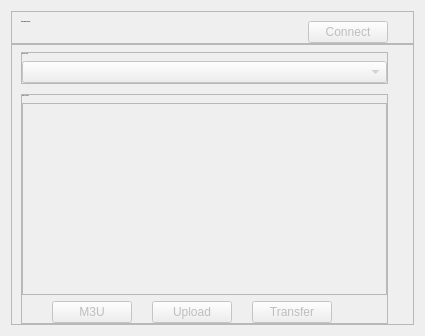
               <widget class="QWidget" name="page_spotify">
                <layout class="QVBoxLayout" name="verticalLayout_28">
                 <property name="spacing">
                  <number>0</number>
                 </property>
                 <item alignment="Qt::AlignTop">
                  <widget class="QFrame" name="frame_spotify_title">
                   <property name="frameShape">
                    <enum>QFrame::StyledPanel</enum>
                   </property>
                   <property name="frameShadow">
                    <enum>QFrame::Raised</enum>
                   </property>
                   <layout class="QHBoxLayout" name="horizontalLayout_19">
                    <property name="topMargin">
                     <number>9</number>
                    </property>
                    <property name="rightMargin">
                     <number>25</number>
                    </property>
                    <property name="bottomMargin">
                     <number>0</number>
                    </property>
                    <item alignment="Qt::AlignLeft|Qt::AlignTop">
                     <widget class="QLabel" name="lbl_spotify_title">
                      <property name="font">
                       <font>
                        <pointsize>-1</pointsize>
                        <weight>75</weight>
                        <bold>true</bold>
                       </font>
                      </property>
                      <property name="text">
                       <string>Your Spotify Library</string>
                      </property>
                     </widget>
                    </item>
                    <item alignment="Qt::AlignRight|Qt::AlignTop">
                     <widget class="QPushButton" name="btn_spotify_connect">
                      <property name="enabled">
                       <bool>false</bool>
                      </property>
                      <property name="cursor">
                       <cursorShape>PointingHandCursor</cursorShape>
                      </property>
                      <property name="text">
                       <string>Connect</string>
                      </property>
                      <property name="icon">
                       <iconset resource="resources.qrc">
                        <normaloff>:/light/icons/light/server-square-cloud-svgrepo-com.svg</normaloff>:/light/icons/light/server-square-cloud-svgrepo-com.svg</iconset>
                      </property>
                      <property name="iconSize">
                       <size>
                        <width>24</width>
                        <height>24</height>
                       </size>
                      </property>
                     </widget>
                    </item>
                   </layout>
                  </widget>
                 </item>
                 <item>
                  <widget class="QFrame" name="frame_spotify_body">
                   <property name="frameShape">
                    <enum>QFrame::StyledPanel</enum>
                   </property>
                   <property name="frameShadow">
                    <enum>QFrame::Raised</enum>
                   </property>
                   <layout class="QVBoxLayout" name="verticalLayout_31">
                    <property name="spacing">
                     <number>10</number>
                    </property>
                    <property name="topMargin">
                     <number>7</number>
                    </property>
                    <property name="rightMargin">
                     <number>25</number>
                    </property>
                    <property name="bottomMargin">
                     <number>0</number>
                    </property>
                    <item>
                     <widget class="QFrame" name="frame_12">
                      <property name="frameShape">
                       <enum>QFrame::StyledPanel</enum>
                      </property>
                      <property name="frameShadow">
                       <enum>QFrame::Raised</enum>
                      </property>
                      <layout class="QVBoxLayout" name="verticalLayout_30">
                       <property name="spacing">
                        <number>6</number>
                       </property>
                       <property name="leftMargin">
                        <number>0</number>
                       </property>
                       <property name="topMargin">
                        <number>0</number>
                       </property>
                       <property name="rightMargin">
                        <number>0</number>
                       </property>
                       <property name="bottomMargin">
                        <number>0</number>
                       </property>
                       <item>
                        <widget class="QLabel" name="lbl_spotify_prepend">
                         <property name="font">
                          <font>
                           <pointsize>-1</pointsize>
                          </font>
                         </property>
                         <property name="whatsThis">
                          <string/>
                         </property>
                         <property name="text">
                          <string>Directory Path</string>
                         </property>
                        </widget>
                       </item>
                       <item>
                        <widget class="QComboBox" name="cmb_spotify_prepend">
                         <property name="enabled">
                          <bool>false</bool>
                         </property>
                         <property name="font">
                          <font>
                           <pointsize>-1</pointsize>
                          </font>
                         </property>
                        </widget>
                       </item>
                      </layout>
                     </widget>
                    </item>
                    <item>
                     <widget class="QFrame" name="frame_11">
                      <property name="frameShape">
                       <enum>QFrame::StyledPanel</enum>
                      </property>
                      <property name="frameShadow">
                       <enum>QFrame::Raised</enum>
                      </property>
                      <layout class="QVBoxLayout" name="verticalLayout_29">
                       <property name="spacing">
                        <number>6</number>
                       </property>
                       <property name="leftMargin">
                        <number>0</number>
                       </property>
                       <property name="topMargin">
                        <number>0</number>
                       </property>
                       <property name="rightMargin">
                        <number>0</number>
                       </property>
                       <property name="bottomMargin">
                        <number>0</number>
                       </property>
                       <item>
                        <widget class="QLabel" name="lbl_spotify_playlists">
                         <property name="font">
                          <font>
                           <pointsize>-1</pointsize>
                          </font>
                         </property>
                         <property name="text">
                          <string>Library Playlists</string>
                         </property>
                        </widget>
                       </item>
                       <item>
                        <widget class="QListWidget" name="list_spotify_playlist">
                         <property name="enabled">
                          <bool>false</bool>
                         </property>
                         <property name="font">
                          <font>
                           <pointsize>11</pointsize>
                          </font>
                         </property>
                         <property name="alternatingRowColors">
                          <bool>true</bool>
                         </property>
                         <property name="selectionMode">
                          <enum>QAbstractItemView::ExtendedSelection</enum>
                         </property>
                        </widget>
                       </item>
                       <item>
                        <layout class="QHBoxLayout" name="horizontalLayout_20">
                         <property name="spacing">
                          <number>20</number>
                         </property>
                         <property name="leftMargin">
                          <number>30</number>
                         </property>
                         <property name="topMargin">
                          <number>0</number>
                         </property>
                         <property name="rightMargin">
                          <number>55</number>
                         </property>
                         <item>
                          <widget class="QPushButton" name="btn_spotify_download">
                           <property name="enabled">
                            <bool>false</bool>
                           </property>
                           <property name="text">
                            <string>M3U</string>
                           </property>
                           <property name="icon">
                            <iconset resource="resources.qrc">
                             <normaloff>:/light/icons/light/cloud-download-svgrepo-com.svg</normaloff>:/light/icons/light/cloud-download-svgrepo-com.svg</iconset>
                           </property>
                           <property name="iconSize">
                            <size>
                             <width>24</width>
                             <height>24</height>
                            </size>
                           </property>
                          </widget>
                         </item>
                         <item>
                          <widget class="QPushButton" name="btn_spotify_upload">
                           <property name="enabled">
                            <bool>false</bool>
                           </property>
                           <property name="text">
                            <string>Upload</string>
                           </property>
                           <property name="icon">
                            <iconset resource="resources.qrc">
                             <normaloff>:/light/icons/light/cloud-upload-svgrepo-com.svg</normaloff>:/light/icons/light/cloud-upload-svgrepo-com.svg</iconset>
                           </property>
                           <property name="iconSize">
                            <size>
                             <width>24</width>
                             <height>24</height>
                            </size>
                           </property>
                          </widget>
                         </item>
                         <item>
                          <widget class="QPushButton" name="btn_spotify_update">
                           <property name="enabled">
                            <bool>false</bool>
                           </property>
                           <property name="text">
                            <string>Transfer</string>
                           </property>
                           <property name="icon">
                            <iconset resource="resources.qrc">
                             <normaloff>:/light/icons/light/plex-svgrepo-com.svg</normaloff>:/light/icons/light/plex-svgrepo-com.svg</iconset>
                           </property>
                           <property name="iconSize">
                            <size>
                             <width>24</width>
                             <height>24</height>
                            </size>
                           </property>
                          </widget>
                         </item>
                        </layout>
                       </item>
                      </layout>
                     </widget>
                    </item>
                   </layout>
                  </widget>
                 </item>
                </layout>
               </widget>
